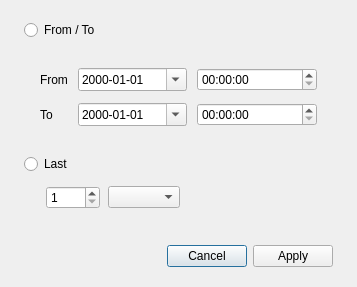
<?xml version="1.0" encoding="UTF-8"?>
<ui version="4.0">
 <class>CustomIntervalDialog</class>
 <widget class="QDialog" name="CustomIntervalDialog">
  <property name="geometry">
   <rect>
    <x>0</x>
    <y>0</y>
    <width>357</width>
    <height>287</height>
   </rect>
  </property>
  <property name="windowTitle">
   <string>Custom interval</string>
  </property>
  <layout class="QVBoxLayout" name="rootLayout">
   <property name="spacing">
    <number>12</number>
   </property>
   <property name="leftMargin">
    <number>24</number>
   </property>
   <property name="topMargin">
    <number>20</number>
   </property>
   <property name="rightMargin">
    <number>24</number>
   </property>
   <property name="bottomMargin">
    <number>20</number>
   </property>
   <item>
    <widget class="QRadioButton" name="fromToRadio">
     <property name="text">
      <string>From / To</string>
     </property>
    </widget>
   </item>
   <item>
    <widget class="QFrame" name="fromToFrame">
     <layout class="QGridLayout" name="fromToGrid">
      <property name="leftMargin">
       <number>16</number>
      </property>
      <property name="topMargin">
       <number>16</number>
      </property>
      <property name="rightMargin">
       <number>16</number>
      </property>
      <property name="bottomMargin">
       <number>16</number>
      </property>
      <property name="horizontalSpacing">
       <number>10</number>
      </property>
      <property name="verticalSpacing">
       <number>12</number>
      </property>
      <item row="0" column="0">
       <widget class="QLabel" name="fromLabel">
        <property name="text">
         <string>From</string>
        </property>
       </widget>
      </item>
      <item row="0" column="1">
       <widget class="QDateEdit" name="fromDateEdit">
        <property name="sizePolicy">
         <sizepolicy hsizetype="Expanding" vsizetype="Fixed">
          <horstretch>0</horstretch>
          <verstretch>0</verstretch>
         </sizepolicy>
        </property>
        <property name="displayFormat">
         <string notr="true">yyyy-MM-dd</string>
        </property>
        <property name="calendarPopup">
         <bool>true</bool>
        </property>
       </widget>
      </item>
      <item row="0" column="2">
       <widget class="QTimeEdit" name="fromTimeEdit">
        <property name="minimumSize">
         <size>
          <width>120</width>
          <height>0</height>
         </size>
        </property>
        <property name="displayFormat">
         <string notr="true">HH:mm:ss</string>
        </property>
       </widget>
      </item>
      <item row="1" column="0">
       <widget class="QLabel" name="toLabel">
        <property name="text">
         <string>To</string>
        </property>
       </widget>
      </item>
      <item row="1" column="1">
       <widget class="QDateEdit" name="toDateEdit">
        <property name="sizePolicy">
         <sizepolicy hsizetype="Expanding" vsizetype="Fixed">
          <horstretch>0</horstretch>
          <verstretch>0</verstretch>
         </sizepolicy>
        </property>
        <property name="displayFormat">
         <string notr="true">yyyy-MM-dd</string>
        </property>
        <property name="calendarPopup">
         <bool>true</bool>
        </property>
       </widget>
      </item>
      <item row="1" column="2">
       <widget class="QTimeEdit" name="toTimeEdit">
        <property name="minimumSize">
         <size>
          <width>120</width>
          <height>0</height>
         </size>
        </property>
        <property name="displayFormat">
         <string notr="true">HH:mm:ss</string>
        </property>
       </widget>
      </item>
     </layout>
    </widget>
   </item>
   <item>
    <widget class="QRadioButton" name="lastRadio">
     <property name="text">
      <string>Last</string>
     </property>
    </widget>
   </item>
   <item>
    <layout class="QHBoxLayout" name="lastLayout">
     <property name="spacing">
      <number>8</number>
     </property>
     <property name="leftMargin">
      <number>22</number>
     </property>
     <item>
      <widget class="QSpinBox" name="lastAmountSpin">
       <property name="minimum">
        <number>1</number>
       </property>
       <property name="maximum">
        <number>9999</number>
       </property>
       <property name="value">
        <number>1</number>
       </property>
      </widget>
     </item>
     <item>
      <widget class="QComboBox" name="unitCombo"/>
     </item>
     <item>
      <spacer name="lastSpacer">
       <property name="orientation">
        <enum>Qt::Orientation::Horizontal</enum>
       </property>
       <property name="sizeHint" stdset="0">
        <size>
         <width>0</width>
         <height>0</height>
        </size>
       </property>
      </spacer>
     </item>
    </layout>
   </item>
   <item>
    <spacer name="bottomSpacer">
     <property name="orientation">
      <enum>Qt::Orientation::Vertical</enum>
     </property>
     <property name="sizeHint" stdset="0">
      <size>
       <width>0</width>
       <height>0</height>
      </size>
     </property>
    </spacer>
   </item>
   <item>
    <widget class="DialogButtonBox" name="buttonBox">
     <property name="standardButtons">
      <set>QDialogButtonBox::StandardButton::Apply|QDialogButtonBox::StandardButton::Cancel</set>
     </property>
    </widget>
   </item>
  </layout>
 </widget>
 <customwidgets>
  <customwidget>
   <class>DialogButtonBox</class>
   <extends>QDialogButtonBox</extends>
   <header>widgets/dialogbuttonbox.h</header>
  </customwidget>
 </customwidgets>
 <resources/>
 <connections/>
</ui>
